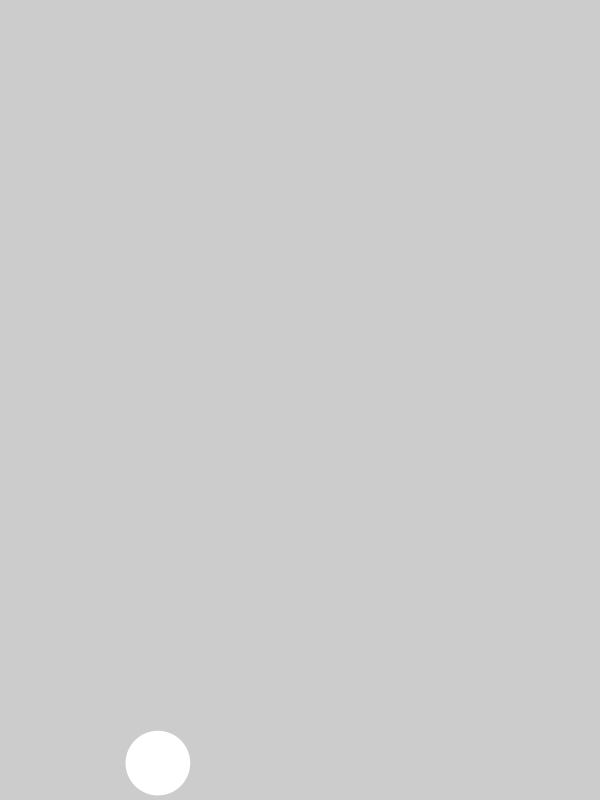
Frame 1 (no input)
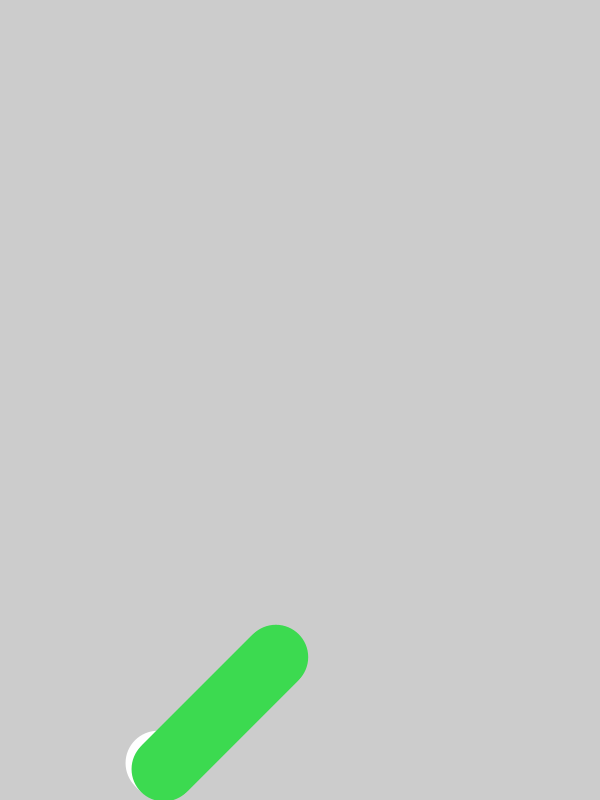
Frame 60 (the mouse pressed at the canvas centre just before this capture)
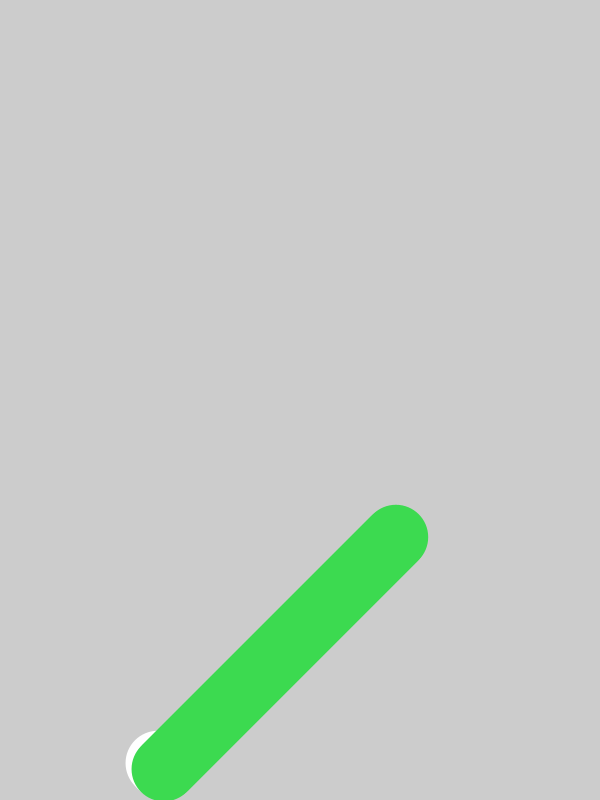
Frame 120 (the mouse held since frame 60 and released just before this capture)

The Processing sketch that drew these frames (run headless with seeded random() and noise(); from frame 60 on, the mouse is pressed at the canvas centre):

// Processing sketch: class02_1_bouncingBall
// ── class02_1_bouncingBall.pde
float rad = random(50);        
float xpos, ypos;

float xspeed = 2;  
float yspeed = 2;  

int xdirection = 1;  
int ydirection = 1; 


void setup() 
{
  size(600, 800);
  noStroke();
  ellipseMode(RADIUS);
  xpos = random(600);
  ypos = random(800);
}

void draw() 
{  
  xpos = xpos + ( xspeed * xdirection );
  ypos = ypos + ( yspeed * ydirection );
  
  if (xpos > width-rad) {
    xdirection = xdirection * -1;
    fill(random(255),random(255),random(255));
  }
  
  if(xpos < rad){
    xdirection = xdirection * -1;
    fill(random(255),random(255),random(255));
  }
  if (ypos > height-rad) {
    ydirection = ydirection * -1;
    fill(random(255),random(255),random(255));
  }
  
  if(ypos < rad){
    ydirection = ydirection * -1;
    fill(random(255),random(255),random(255));
  }

  ellipse(xpos, ypos, rad, rad);
}
